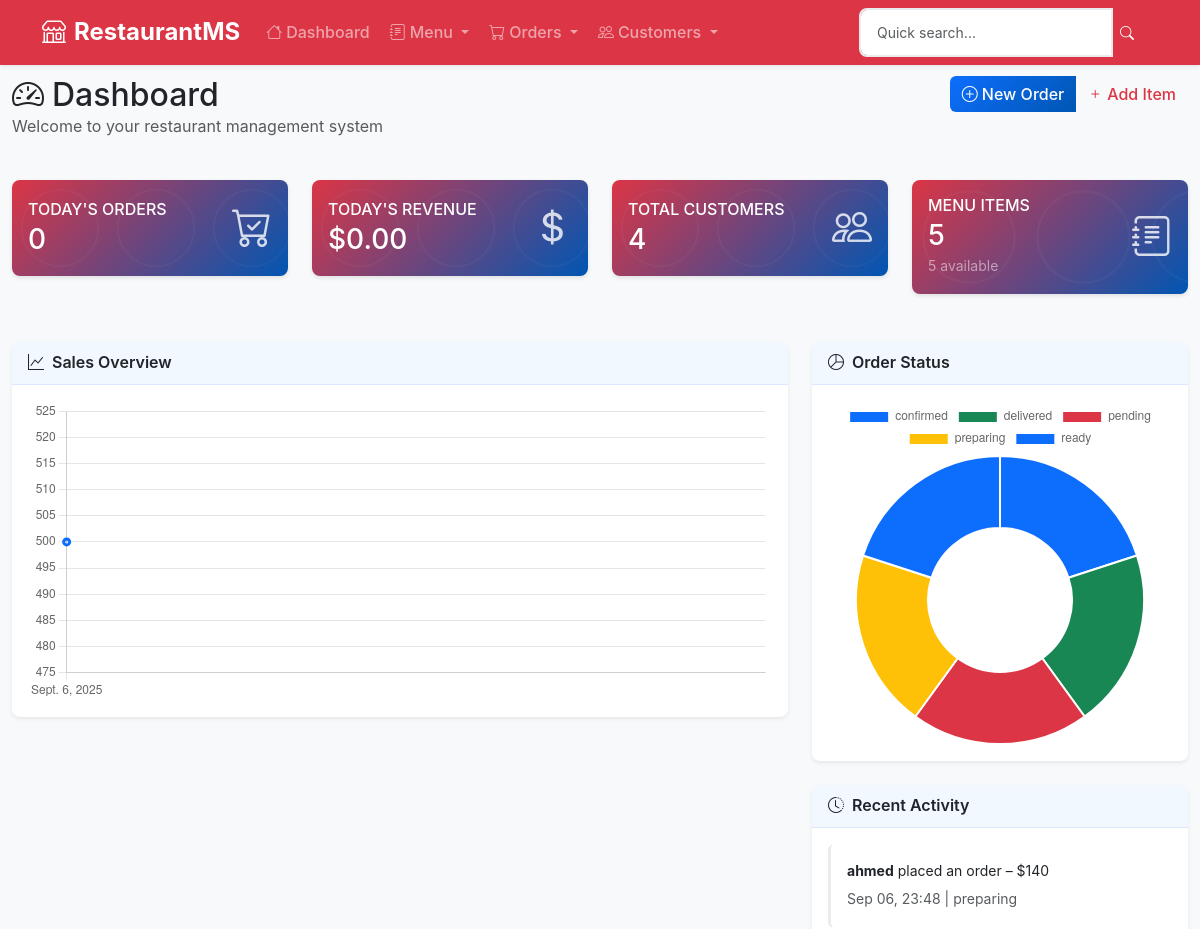
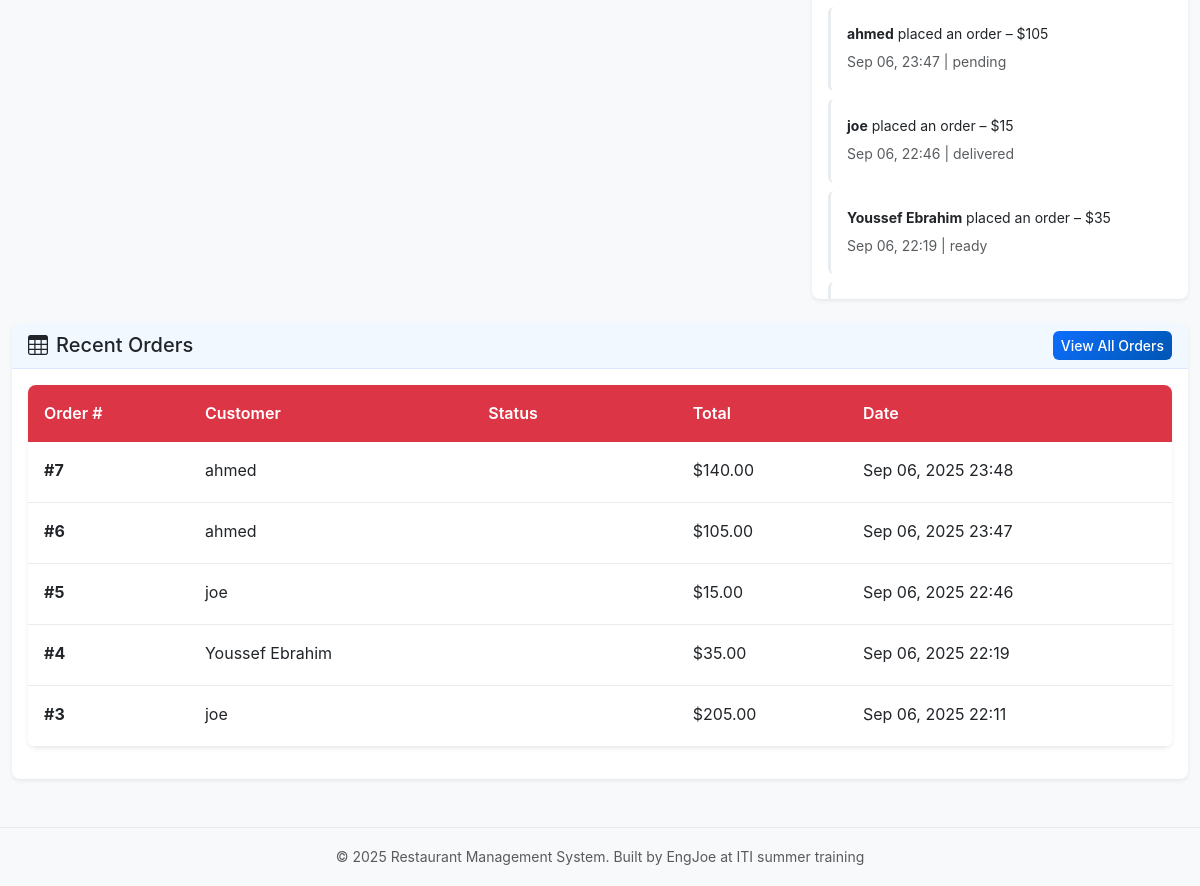
The page / on the database its author committed (2 pictures, top to bottom).
### orders/models.py (models this page shows, shortened)
class Order(models.Model):
    STATUS_CHOICES = [
        ('pending', 'Pending'),
        ('confirmed', 'Confirmed'),
        ('preparing', 'Preparing'),
        ('ready', 'Ready'),
        ('delivered', 'Delivered'),
        ('cancelled', 'Cancelled'),
    ]
    customer = models.ForeignKey(Customer, on_delete=models.CASCADE, related_name='orders')
    status = models.CharField(max_length=20, choices=STATUS_CHOICES, default='pending')
    notes = models.TextField(blank=True)
    created_at = models.DateTimeField(auto_now_add=True)
    updated_at = models.DateTimeField(auto_now=True)

### customers/models.py (models this page shows, shortened)
class Customer(models.Model):
    name = models.CharField(max_length=200)
    email = models.EmailField(blank=True)
    phone = models.CharField(max_length=20)
    address = models.TextField(blank=True)
    created_at = models.DateTimeField(auto_now_add=True)
    updated_at = models.DateTimeField(auto_now=True)

### dashboard/views.py (the view)
# urls.py: path('', dashboard_view, name='dashboard'),
def dashboard_view(request):
    today = now().date()
    today_orders = Order.objects.filter(created_at__date=today).count()
    today_revenue = (
        OrderItem.objects.filter(order__created_at__date=today)
        .aggregate(total=Sum(F("price") * F("quantity")))["total"] or 0
    )
    total_customers = Customer.objects.count()
    menu_items = Item.objects.count()
    available_items = Item.objects.filter(is_available=True).count()
    recent_orders = (
        Order.objects.annotate(
            total_price=Sum(F("items__price") * F("items__quantity"))
        )
        .select_related("customer")
        .order_by("-created_at")[:10]
    )
    status_data = list(
        Order.objects.values("status").annotate(count=Count("id"))
    )
    sales_data = (
        OrderItem.objects.filter(order__created_at__date__gte=today.replace(day=max(1, today.day - 6)))
        .annotate(date=TruncDate("order__created_at"))
        .values("date")
        .annotate(total=Sum(F("price") * F("quantity")))
        .order_by("date")
    )
    context = {
        "today_orders": today_orders,
        "today_revenue": today_revenue,
        "total_customers": total_customers,
        "menu_items": menu_items,
        "available_items": available_items,
        "recent_orders": recent_orders,
        "status_data": status_data,
        "sales_data": list(sales_data),
    }
    return render(request, "dashboard.html", context)

### templates/dashboard.html (shortened to what this page needs)
{% extends 'base.html' %}
{% block content %}
<div class="row mb-4">
    <div class="col">
        <h1 class="h2 mb-0">
            <i class="bi bi-speedometer2 me-2"></i>Dashboard
        </h1>
        <p class="text-muted">Welcome to your restaurant management system</p>
    </div>
    <div class="col-auto">
        <div class="btn-group" role="group">
            <a href="{% url 'orders:order_create' %}" class="btn btn-primary">
                <i class="bi bi-plus-circle me-1"></i>New Order
            </a>
            <a href="{% url 'menu:item_create' %}" class="btn btn-outline-primary">
                <i class="bi bi-plus me-1"></i>Add Item
            </a>
        </div>
    </div>
</div>
<div class="row mb-4">
    <div class="col-xl-3 col-md-6 mb-4">
        <div class="card stat-card text-white bg-primary">
            <div class="card-body d-flex justify-content-between align-items-center">
                <div>
                    <h6 class="card-title text-uppercase mb-1">Today's Orders</h6>
                    <h3 class="mb-0">{{ today_orders }}</h3>
                </div>
                <i class="bi bi-cart-check stat-icon"></i>
            </div>
        </div>
    </div>
    <div class="col-xl-3 col-md-6 mb-4">
        <div class="card stat-card text-white bg-success">
            <div class="card-body d-flex justify-content-between align-items-center">
                <div>
                    <h6 class="card-title text-uppercase mb-1">Today's Revenue</h6>
                    <h3 class="mb-0">${{ today_revenue|floatformat:2 }}</h3>
                </div>
                <i class="bi bi-currency-dollar stat-icon"></i>
            </div>
        </div>
    </div>
    <div class="col-xl-3 col-md-6 mb-4">
        <div class="card stat-card text-white bg-info">
            <div class="card-body d-flex justify-content-between align-items-center">
                <div>
                    <h6 class="card-title text-uppercase mb-1">Total Customers</h6>
                    <h3 class="mb-0">{{ total_customers }}</h3>
                </div>
                <i class="bi bi-people stat-icon"></i>
            </div>
        </div>
    </div>
    <div class="col-xl-3 col-md-6 mb-4">
        <div class="card stat-card text-white bg-warning">
            <div class="card-body d-flex justify-content-between align-items-center">
                <div>
                    <h6 class="card-title text-uppercase mb-1">Menu Items</h6>
                    <h3 class="mb-0">{{ menu_items }}</h3>
                    <small class="text-white-50">{{ available_items }} available</small>
                </div>
                <i class="bi bi-journal-text stat-icon"></i>
            </div>
        </div>
    </div>
</div>
<div class="row">
    <div class="col-xl-8 col-lg-7 mb-4">
        <div class="card">
            <div class="card-header"><i class="bi bi-graph-up me-2"></i>Sales Overview</div>
            <div class="card-body">
                <div class="chart-container"><canvas id="salesChart"></canvas></div>
            </div>
        </div>
    </div>
    <div class="col-xl-4 col-lg-5 mb-4">
        <div class="card">
            <div class="card-header"><i class="bi bi-pie-chart me-2"></i>Order Status</div>
            <div class="card-body"><canvas id="statusChart"></canvas></div>
        </div>
        <div class="card mt-4">
            <div class="card-header"><i class="bi bi-clock-history me-2"></i>Recent Activity</div>
            <div class="card-body recent-activity">
                {% for order in recent_orders %}
                <div class="activity-item p-3 mb-2 rounded">
                    <p class="mb-1 small">
                        <strong>{{ order.customer.name }}</strong> placed an order – ${{ order.total_price|default:0 }}
                    </p>
                    <small class="text-muted">{{ order.created_at|date:"M d, H:i" }} | {{ order.status }}</small>
                </div>
                {% empty %}
                <p class="text-muted">No recent activity</p>
                {% endfor %}
            </div>
        </div>
    </div>
</div>
<div class="row">
    <div class="col-12">
        <div class="card">
            <div class="card-header d-flex justify-content-between align-items-center">
                <h5 class="mb-0"><i class="bi bi-table me-2"></i>Recent Orders</h5>
                <a href="{% url 'orders:order_list' %}" class="btn btn-sm btn-primary">View All Orders</a>
            </div>
            <div class="card-body table-responsive">
                <table class="table table-hover">
                    <thead>
                        <tr>
                            <th>Order #</th>
                            <th>Customer</th>
                            <th>Status</th>
                            <th>Total</th>
                            <th>Date</th>
                        </tr>
                    </thead>
                    <tbody>
                        {% for order in recent_orders %}
                        <tr>
                            <td><strong>#{{ order.id }}</strong></td>
                            <td>{{ order.customer.name }}</td>
                            <td><span class="badge bg-{{ order.status_color }}">{{ order.status }}</span></td>
                            <td>${{ order.total_price|floatformat:2 }}</td>
                            <td>{{ order.created_at|date:"M d, Y H:i" }}</td>
                        </tr>
                        {% empty %}
                        <tr><td colspan="5" class="text-center text-muted">No recent orders</td></tr>
                        {% endfor %}
                    </tbody>
                </table>
            </div>
        </div>
    </div>
</div>
{% endblock %}
{% block extra_js %}
<script>
  // Sales Overview Line Chart
  const salesCtx = document.getElementById('salesChart').getContext('2d');
  new Chart(salesCtx, {
    type: 'line',
    data: {
      labels: [{% for entry in sales_data %}"{{ entry.date }}",{% endfor %}],
      datasets: [{
        label: 'Revenue',
        data: [{% for entry in sales_data %}{{ entry.total|default:0 }},{% endfor %}],
        borderColor: '#0d6efd',
        backgroundColor: 'rgba(13, 110, 253, 0.1)',
        borderWidth: 3,
        fill: true,
        tension: 0.4
      }]
    },
    options: { responsive: true, maintainAspectRatio: false, plugins: { legend: { display: false } } }
  });
  // Order Status Doughnut Chart
  const statusCtx = document.getElementById('statusChart').getContext('2d');
  new Chart(statusCtx, {
    type: 'doughnut',
    data: {
      labels: [{% for s in status_data %}"{{ s.status }}",{% endfor %}],
      datasets: [{
        data: [{% for s in status_data %}{{ s.count }},{% endfor %}],
        backgroundColor: ['#0d6efd', '#198754', '#dc3545', '#ffc107']
      }]
    }
  });
</script>
{% endblock %}

### static/css/custom.css (style rules this page uses)
:root { --primary-color: #0d6efd; --secondary-color: #6c757d; --success-color: #198754; --warning-color: #ffc107; --danger-color: #dc3545; --info-color: #0dcaf0; --light-color: #f8f9fa; --dark-color: #212529; --border-radius: 0.5rem; --box-shadow: 0 0.125rem 0.25rem rgba(0, 0, 0, 0.075); --box-shadow-lg: 0 0.5rem 1rem rgba(0, 0, 0, 0.15); --transition: all 0.3s ease-in-out; }
* { box-sizing: border-box; }
body { font-family: 'Inter', -apple-system, BlinkMacSystemFont, 'Segoe UI', Roboto, sans-serif; background-color: #f8f9fa; line-height: 1.6; }
.card { border: none; border-radius: var(--border-radius); box-shadow: var(--box-shadow); transition: var(--transition); overflow: hidden; }
.card-header { background-color: rgba(13, 110, 253, 0.05); border-bottom: 1px solid rgba(13, 110, 253, 0.1); font-weight: 600; }
.btn { border-radius: 0.375rem; font-weight: 500; transition: var(--transition); border: none; }
.btn-primary { background: linear-gradient(135deg, #0d6efd, #0056b3); }
.table { border-radius: var(--border-radius); overflow: hidden; box-shadow: var(--box-shadow); }
.table thead th { background-color: var(--primary-color); color: white; font-weight: 600; border: none; padding: 1rem; }
.table tbody tr { transition: var(--transition); }
.table td { padding: 1rem; border-color: #e9ecef; }
.badge { padding: 0.5rem 0.75rem; border-radius: 50px; font-weight: 500; font-size: 0.75rem; }
.stat-card { background: linear-gradient(135deg, var(--primary-color), #0056b3); border: none; overflow: hidden; position: relative; }
.stat-card::before { content: ''; position: absolute; top: 0; left: 0; right: 0; bottom: 0; opacity: 0.3; }
.stat-icon { opacity: 0.8; transition: var(--transition); }

### templates/base.html (style rules this page uses)
:root { --primary-color: #dc3545; --secondary-color: #6c757d; --success-color: #198754; --warning-color: #ffc107; --danger-color: #dc3545; --info-color: #0dcaf0; }
.btn-primary, .bg-primary { background-color: var(--primary-color) !important; border-color: var(--primary-color) !important; }
.btn-outline-primary { border-color: var(--primary-color) !important; color: var(--primary-color) !important; }

### templates/dashboard.html (style rules this page uses)
.stat-card { transition: transform 0.2s ease-in-out; border: none; box-shadow: 0 2px 4px rgba(0,0,0,0.1); }
.stat-icon { font-size: 2.5rem; }
.chart-container { position: relative; height: 300px; }
.recent-activity { max-height: 400px; overflow-y: auto; }
.activity-item { border-left: 3px solid #e9ecef; transition: border-color 0.2s; }

### rows shown on the page
Order: customer.name "ahmed", total_price "140", created_at "Sep 06, 23:48", status "preparing", id "7", total_price "140.00", created_at "Sep 06, 2025 23:48"
Order: customer.name "ahmed", total_price "105", created_at "Sep 06, 23:47", status "pending", id "6", total_price "105.00", created_at "Sep 06, 2025 23:47"
Order: customer.name "joe", total_price "15", created_at "Sep 06, 22:46", status "delivered", id "5", total_price "15.00", created_at "Sep 06, 2025 22:46"
Order: customer.name "Youssef Ebrahim", total_price "35", created_at "Sep 06, 22:19", status "ready", id "4", total_price "35.00", created_at "Sep 06, 2025 22:19"
Order: id "3", customer.name "joe", total_price "205.00", created_at "Sep 06, 2025 22:11"

### other values the page prints
{{ today_orders }} "0"
{{ today_revenue|floatformat:2 }} "0.00"
{{ total_customers }} "4"
{{ menu_items }} "5"
{{ available_items }} "5"
chart data {{ entry.total|default:0 }} 500
chart data {{ s.status }} confirmed, delivered, pending, preparing, ready
chart data {{ s.count }} 1, 1, 1, 1, 1
